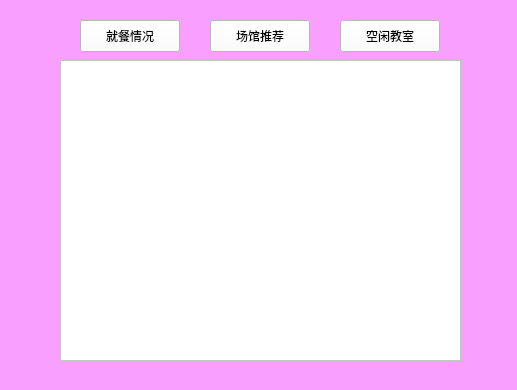
<?xml version="1.0" encoding="UTF-8"?>
<ui version="4.0">
 <class>campus</class>
 <widget class="QWidget" name="campus">
  <property name="geometry">
   <rect>
    <x>0</x>
    <y>0</y>
    <width>517</width>
    <height>390</height>
   </rect>
  </property>
  <property name="windowTitle">
   <string>Form</string>
  </property>
  <property name="styleSheet">
   <string notr="true">QWidget
{
background: rgb(249, 159, 255);
}</string>
  </property>
  <widget class="QPushButton" name="pushButton_canteen">
   <property name="geometry">
    <rect>
     <x>80</x>
     <y>20</y>
     <width>100</width>
     <height>32</height>
    </rect>
   </property>
   <property name="styleSheet">
    <string notr="true">QPushButton
{
background: white;
}</string>
   </property>
   <property name="text">
    <string>就餐情况</string>
   </property>
  </widget>
  <widget class="QPushButton" name="pushButton_gym">
   <property name="geometry">
    <rect>
     <x>210</x>
     <y>20</y>
     <width>100</width>
     <height>32</height>
    </rect>
   </property>
   <property name="styleSheet">
    <string notr="true">QPushButton
{
background: white;
}</string>
   </property>
   <property name="text">
    <string>场馆推荐</string>
   </property>
  </widget>
  <widget class="QPushButton" name="pushButton_classroom">
   <property name="geometry">
    <rect>
     <x>340</x>
     <y>20</y>
     <width>100</width>
     <height>32</height>
    </rect>
   </property>
   <property name="styleSheet">
    <string notr="true">QPushButton
{
background: white;
}</string>
   </property>
   <property name="text">
    <string>空闲教室</string>
   </property>
  </widget>
  <widget class="QTextBrowser" name="textBrowser">
   <property name="geometry">
    <rect>
     <x>60</x>
     <y>60</y>
     <width>401</width>
     <height>301</height>
    </rect>
   </property>
   <property name="styleSheet">
    <string notr="true">QTextBrowser
{
background: rgb(255, 255, 255);
}</string>
   </property>
  </widget>
 </widget>
 <resources/>
 <connections/>
</ui>
